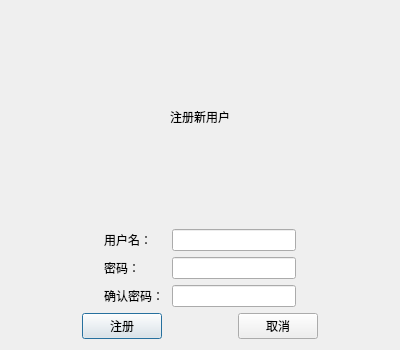
<?xml version="1.0" encoding="UTF-8"?>
<ui version="4.0">
 <class>addaccount</class>
 <widget class="QDialog" name="addaccount">
  <property name="geometry">
   <rect>
    <x>0</x>
    <y>0</y>
    <width>400</width>
    <height>350</height>
   </rect>
  </property>
  <property name="minimumSize">
   <size>
    <width>400</width>
    <height>350</height>
   </size>
  </property>
  <property name="maximumSize">
   <size>
    <width>400</width>
    <height>350</height>
   </size>
  </property>
  <property name="windowTitle">
   <string>Dialog</string>
  </property>
  <layout class="QVBoxLayout" name="verticalLayout" stretch="3,2,2,2,2">
   <item>
    <widget class="QLabel" name="label_bg">
     <property name="styleSheet">
      <string notr="true">font: 20pt &quot;Comic Sans MS&quot;;</string>
     </property>
     <property name="text">
      <string>注册新用户</string>
     </property>
     <property name="alignment">
      <set>Qt::AlignCenter</set>
     </property>
    </widget>
   </item>
   <item>
    <layout class="QHBoxLayout" name="horizontalLayout" stretch="3,2,4,3">
     <item>
      <spacer name="horizontalSpacer_2">
       <property name="orientation">
        <enum>Qt::Horizontal</enum>
       </property>
       <property name="sizeHint" stdset="0">
        <size>
         <width>40</width>
         <height>20</height>
        </size>
       </property>
      </spacer>
     </item>
     <item>
      <widget class="QLabel" name="label">
       <property name="text">
        <string>用户名：</string>
       </property>
      </widget>
     </item>
     <item>
      <widget class="QLineEdit" name="lineEdit"/>
     </item>
     <item>
      <spacer name="horizontalSpacer_3">
       <property name="orientation">
        <enum>Qt::Horizontal</enum>
       </property>
       <property name="sizeHint" stdset="0">
        <size>
         <width>40</width>
         <height>20</height>
        </size>
       </property>
      </spacer>
     </item>
    </layout>
   </item>
   <item>
    <layout class="QHBoxLayout" name="horizontalLayout_2" stretch="3,2,4,3">
     <item>
      <spacer name="horizontalSpacer_4">
       <property name="orientation">
        <enum>Qt::Horizontal</enum>
       </property>
       <property name="sizeHint" stdset="0">
        <size>
         <width>40</width>
         <height>20</height>
        </size>
       </property>
      </spacer>
     </item>
     <item>
      <widget class="QLabel" name="label_2">
       <property name="text">
        <string>密码：</string>
       </property>
      </widget>
     </item>
     <item>
      <widget class="QLineEdit" name="lineEdit_2"/>
     </item>
     <item>
      <spacer name="horizontalSpacer_5">
       <property name="orientation">
        <enum>Qt::Horizontal</enum>
       </property>
       <property name="sizeHint" stdset="0">
        <size>
         <width>40</width>
         <height>20</height>
        </size>
       </property>
      </spacer>
     </item>
    </layout>
   </item>
   <item>
    <layout class="QHBoxLayout" name="horizontalLayout_3" stretch="3,2,4,3">
     <item>
      <spacer name="horizontalSpacer_6">
       <property name="orientation">
        <enum>Qt::Horizontal</enum>
       </property>
       <property name="sizeHint" stdset="0">
        <size>
         <width>40</width>
         <height>20</height>
        </size>
       </property>
      </spacer>
     </item>
     <item>
      <widget class="QLabel" name="label_3">
       <property name="text">
        <string>确认密码：</string>
       </property>
      </widget>
     </item>
     <item>
      <widget class="QLineEdit" name="lineEdit_3"/>
     </item>
     <item>
      <spacer name="horizontalSpacer_7">
       <property name="orientation">
        <enum>Qt::Horizontal</enum>
       </property>
       <property name="sizeHint" stdset="0">
        <size>
         <width>40</width>
         <height>20</height>
        </size>
       </property>
      </spacer>
     </item>
    </layout>
   </item>
   <item>
    <layout class="QHBoxLayout" name="horizontalLayout_4" stretch="1,1,1,1,1">
     <item>
      <spacer name="horizontalSpacer_8">
       <property name="orientation">
        <enum>Qt::Horizontal</enum>
       </property>
       <property name="sizeHint" stdset="0">
        <size>
         <width>40</width>
         <height>20</height>
        </size>
       </property>
      </spacer>
     </item>
     <item>
      <widget class="QPushButton" name="pushButton">
       <property name="text">
        <string>注册</string>
       </property>
      </widget>
     </item>
     <item>
      <spacer name="horizontalSpacer">
       <property name="orientation">
        <enum>Qt::Horizontal</enum>
       </property>
       <property name="sizeHint" stdset="0">
        <size>
         <width>40</width>
         <height>20</height>
        </size>
       </property>
      </spacer>
     </item>
     <item>
      <widget class="QPushButton" name="pushButton_2">
       <property name="text">
        <string>取消</string>
       </property>
      </widget>
     </item>
     <item>
      <spacer name="horizontalSpacer_9">
       <property name="orientation">
        <enum>Qt::Horizontal</enum>
       </property>
       <property name="sizeHint" stdset="0">
        <size>
         <width>40</width>
         <height>20</height>
        </size>
       </property>
      </spacer>
     </item>
    </layout>
   </item>
  </layout>
 </widget>
 <resources/>
 <connections/>
</ui>
